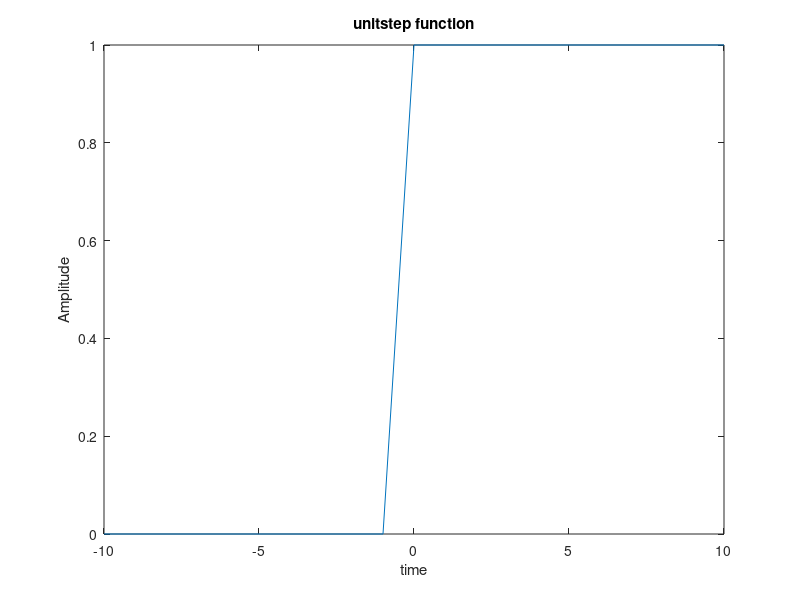

Source code (MATLAB):
clc;
clear all;
close all;
n=-10:10;
for i=1:length(n)
    if n(i)>=0
        x(i)=1;
    else
        x(i)=0;
    end
end
plot(n,x);
xlabel('time');
ylabel('Amplitude');
title('unitstep function');
